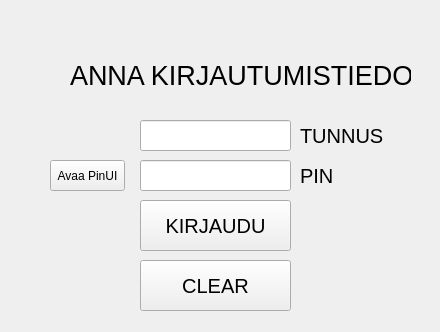
<?xml version="1.0" encoding="UTF-8"?>
<ui version="4.0">
 <class>MainWindow</class>
 <widget class="QMainWindow" name="MainWindow">
  <property name="geometry">
   <rect>
    <x>0</x>
    <y>0</y>
    <width>440</width>
    <height>332</height>
   </rect>
  </property>
  <property name="windowTitle">
   <string>MainWindow</string>
  </property>
  <widget class="QWidget" name="centralwidget">
   <widget class="QLabel" name="label_otsikko">
    <property name="geometry">
     <rect>
      <x>70</x>
      <y>50</y>
      <width>341</width>
      <height>51</height>
     </rect>
    </property>
    <property name="font">
     <font>
      <pointsize>20</pointsize>
     </font>
    </property>
    <property name="text">
     <string>ANNA KIRJAUTUMISTIEDOT</string>
    </property>
   </widget>
   <widget class="QPushButton" name="button_kirjaudu">
    <property name="geometry">
     <rect>
      <x>140</x>
      <y>200</y>
      <width>151</width>
      <height>51</height>
     </rect>
    </property>
    <property name="font">
     <font>
      <pointsize>15</pointsize>
     </font>
    </property>
    <property name="text">
     <string>KIRJAUDU</string>
    </property>
   </widget>
   <widget class="QLabel" name="mw_label_tunnus">
    <property name="geometry">
     <rect>
      <x>300</x>
      <y>120</y>
      <width>91</width>
      <height>31</height>
     </rect>
    </property>
    <property name="font">
     <font>
      <pointsize>15</pointsize>
     </font>
    </property>
    <property name="text">
     <string>TUNNUS</string>
    </property>
   </widget>
   <widget class="QLabel" name="label_pin">
    <property name="geometry">
     <rect>
      <x>300</x>
      <y>160</y>
      <width>91</width>
      <height>31</height>
     </rect>
    </property>
    <property name="font">
     <font>
      <pointsize>15</pointsize>
     </font>
    </property>
    <property name="text">
     <string>PIN</string>
    </property>
   </widget>
   <widget class="QPushButton" name="button_clear">
    <property name="geometry">
     <rect>
      <x>140</x>
      <y>260</y>
      <width>151</width>
      <height>51</height>
     </rect>
    </property>
    <property name="font">
     <font>
      <pointsize>15</pointsize>
     </font>
    </property>
    <property name="text">
     <string>CLEAR</string>
    </property>
   </widget>
   <widget class="QLineEdit" name="line_tunnus">
    <property name="geometry">
     <rect>
      <x>140</x>
      <y>120</y>
      <width>151</width>
      <height>31</height>
     </rect>
    </property>
    <property name="inputMethodHints">
     <set>Qt::ImhNone</set>
    </property>
    <property name="echoMode">
     <enum>QLineEdit::Normal</enum>
    </property>
   </widget>
   <widget class="QLineEdit" name="line_pin">
    <property name="geometry">
     <rect>
      <x>140</x>
      <y>160</y>
      <width>151</width>
      <height>31</height>
     </rect>
    </property>
    <property name="echoMode">
     <enum>QLineEdit::Password</enum>
    </property>
   </widget>
   <widget class="QPushButton" name="pushButton">
    <property name="geometry">
     <rect>
      <x>50</x>
      <y>160</y>
      <width>75</width>
      <height>31</height>
     </rect>
    </property>
    <property name="text">
     <string>Avaa PinUI</string>
    </property>
   </widget>
  </widget>
 </widget>
 <resources/>
 <connections/>
</ui>
